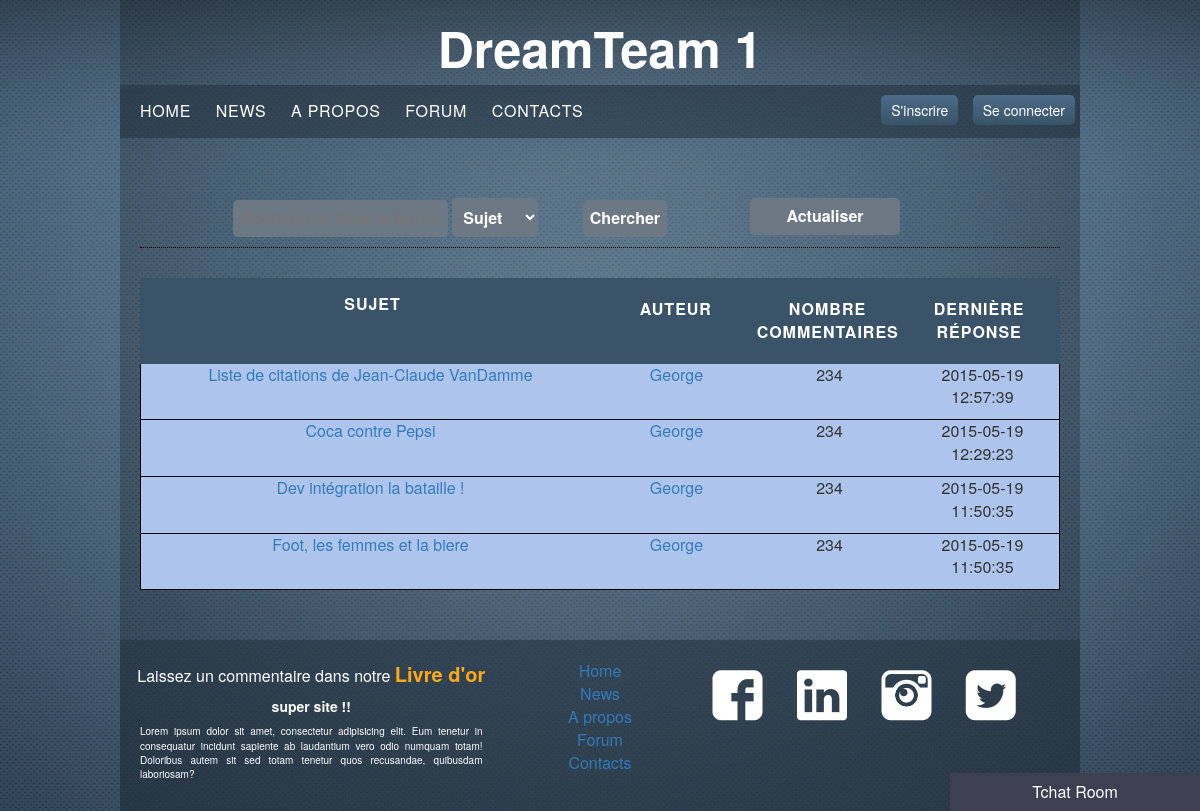
Page /index.php?page=forum on the earlier database version.
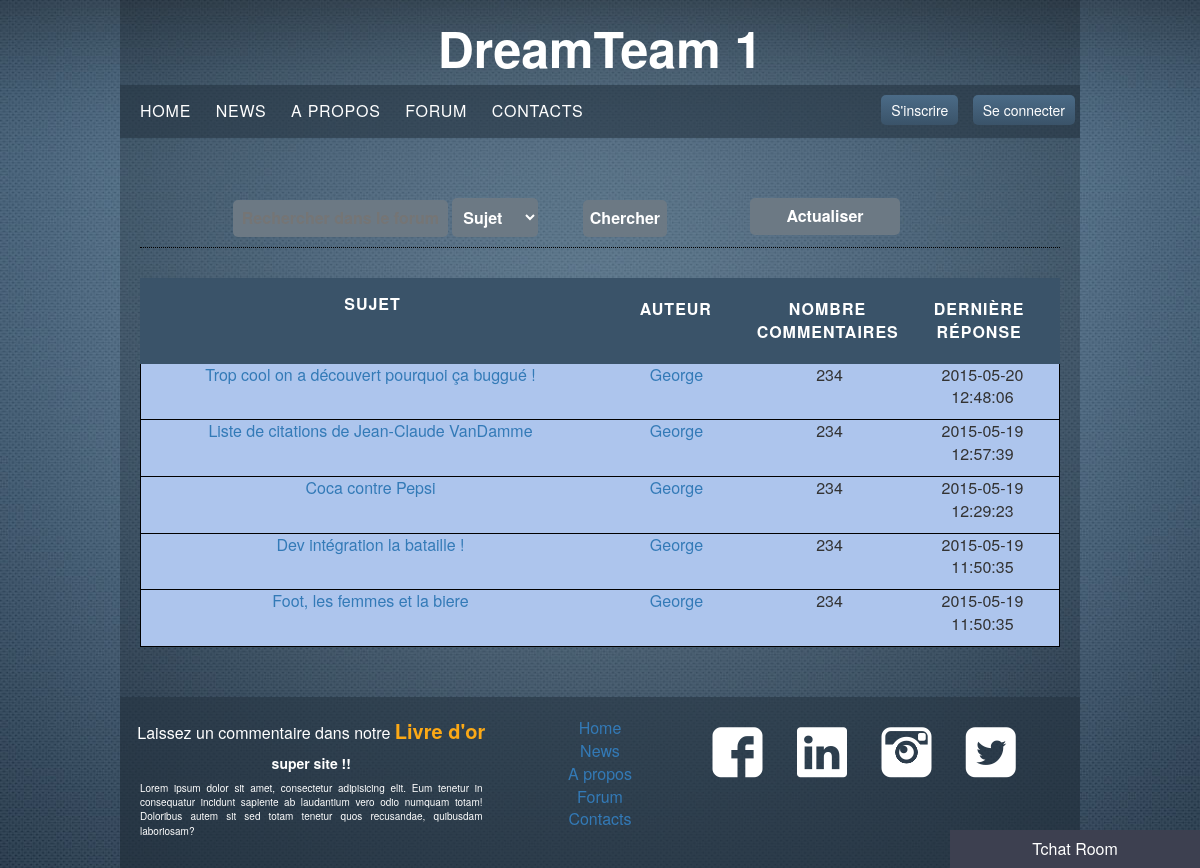
Same page on the later database version.
### tables this page shows
CREATE TABLE IF NOT EXISTS `forum` (
  `id` int(11) NOT NULL AUTO_INCREMENT,
  `sujet` varchar(64) NOT NULL,
  `date` timestamp NOT NULL DEFAULT CURRENT_TIMESTAMP,
  `description` varchar(9192) NOT NULL,
  `id_user` int(8) NOT NULL,
  PRIMARY KEY (`id`)
);

CREATE TABLE IF NOT EXISTS `livredor` (
  `id` int(11) NOT NULL AUTO_INCREMENT,
  `nom` varchar(64) NOT NULL,
  `titre` varchar(32) NOT NULL,
  `description` varchar(2048) NOT NULL,
  `date` timestamp NOT NULL DEFAULT CURRENT_TIMESTAMP,
  PRIMARY KEY (`id`)
);

### index.php (called while the page is built, shortened)
<?php
	require('./views/skel.phtml');
?>

### apps/header.php (called while the page is built)
<?php
require('views/header.phtml');
?>

### apps/content.php (called while the page is built)
<?php
require('./apps/'.$page.'.php');
?>

### apps/tchat.php (called while the page is built, shortened)
 <?php
	require('views/tchat.phtml');
?>

### apps/footer.php (called while the page is built)
<?php
require('views/footer.phtml');
?>

### apps/livredorfooter.php (called while the page is built)
<?php
$tab = $db->query("SELECT * FROM livredor ORDER BY date DESC")->fetchAll(PDO::FETCH_ASSOC);
$titre = $tab[0]['titre'];
$description = $tab[0]['description'];
require('views/livredorfooter.phtml');
?>

### views/forum-liste.phtml (the view)
<div class="nombreSujet">
	<a href="index.php?page=forum&sujetid=<?=$id?>" class="col-md-6"><?=$sujet?></a>
	<a href="" class="col-md-2">George</a>
	<p class="col-md-2">234</p>
	<p class="col-md-2"><?=$date?></p>
</div>

### views/skel.phtml (shortened to what this page needs)
<!DOCTYPE html>
<html lang="fr">
	<head>
	    <link rel="stylesheet" href="views/styles/reset.css">
		<link rel="stylesheet" type="text/css" href="views/styles/jquery.bxslider.css">
	    <link rel="stylesheet" href="views/styles/bootstrap.min.css">
	    <link rel="stylesheet" href="views/styles/style.css">
	    <link rel="stylesheet" type="text/css" href="views/styles/flaticon.css">
	</head>
	<body>
		<header>
			<div class="container main">
				<?php require('apps/header.php'); ?>
			</div>
		</header>
		<div class="container main">
			<section>
				<?php require('apps/content.php'); ?>
			</section>
		</div>
		<?php require('apps/tchat.php'); ?>
		<footer>
			<div class="container main">
				<?php require('apps/footer.php'); ?>
			</div>
		</footer>
	</body>
</html>

### views/header.phtml (shortened to what this page needs)
<div class="header">
	<h1>DreamTeam 1</h1>
	<nav class="nav_top clearfix">
		<div class="row">
			<div class="col-md-8 col-sm-6">
				<ul>
					<li><a href="index.php?page=home">Home</a></li>
					<li><a href="index.php?page=article">News</a></li>
					<li><a href="index.php?page=apropos">A propos</a></li>
					<li><a href="index.php?page=forum">Forum</a></li>
					<li><a href="index.php?page=contact">Contacts</a></li>
				</ul>
			</div>
			<div class="col-md-4 col-sm-6 login">
				<?php
					require('apps/header-log.php');
				 ?>
			</div>
		</div>
	</nav>
</div>

### apps/header-log.php
<?php
if($_SESSION!= null){
	$id = $_SESSION['id'];
	$tab = $db->query("SELECT * FROM user WHERE id = '$id'")->fetchAll(PDO::FETCH_ASSOC);
	$user = $tab[0]['login'];
	if(isset($tab[0]['droits']) && $tab[0]['droits'] == 1)
	{
		require('views/header-admin.phtml');
	}
	else {
		require('views/header-user.phtml');
	}
}
else {
	require('views/header-log-off.phtml');
}
?>

### views/header-log-off.phtml
<button class="signup lienbutton">S'inscrire</button>
<button class="signin lienbutton">Se connecter</button>

### apps/forum.php
<?php
	if(isset($sujetid)){
		require('apps/forum-sujet.php');
	}
	else {
		require('views/forum-base.phtml');
	}
?>

### views/forum-base.phtml (shortened to what this page needs)
<div class="content">
	<div class="forum ">
	<nav class="navforum">
		<span class="col-md-8">
		<input type="text" placeholder="Rechercher dans le forum">
		<select name="categorieSearch" id="categorieSearch">
          	 <option value="sujet">Sujet</option>
      	 </select>
		<button id="search">Chercher</button>
		</span>
		<button class="actualiserforum col-md-2">Actualiser</button>
	</nav>
		<div class="entete">
			<p class="col-md-6">Sujet</p>
			<p class="col-md-2">Auteur</p>
			<p class="col-md-2">Nombre commentaires</p>
			<p class="col-md-2">Dernière réponse</p>
		</div>
		<?php require('apps/forum-liste.php'); ?>
	</div>
</div>

### apps/forum-liste.php (shortened to what this page needs)
<?php
$tab = $db->query("SELECT * FROM forum ORDER BY id DESC")->fetchAll(PDO::FETCH_ASSOC);
foreach ($tab as $tab2) {
	$id = $tab2['id'];
	$sujet = $tab2['sujet'];
	$date = $tab2['date'];
	require('views/forum-liste.phtml');
}
?>

### views/tchat.phtml (shortened to what this page needs)
<div class="tchat">
	<h3>Tchat Room</h3>
</div>

### views/footer.phtml
<div class="footer">
	<div class="row">
		<div class="col-md-5 tac">
			<?php require('apps/livredorfooter.php'); ?>
		</div>
		<div class="col-md-2">
			<nav>
				<ul>
					<li><a href="index.php?page=home">Home</a></li>
					<li><a href="index.php?page=article">News</a></li>
					<li><a href="index.php?page=apropos">A propos</a></li>
					<li><a href="index.php?page=forum">Forum</a></li>
					<li><a href="index.php?page=contact">Contacts</a></li>
				</ul>
			</nav>
		</div>
		<div class="col-md-5 social">
			<a href="#"><i class="flaticon-facebook29"></i></a>
			<a href="#"><i class="flaticon-linkedin12"></i></a>
			<a href="#"><i class="flaticon-photos12"></i></a>
			<a href="#"><i class="flaticon-twitter2"></i></a>
		</div>
	</div>
</div>

### views/livredorfooter.phtml
<div class="footerlod">
	<p>Laissez un commentaire dans notre<a href="index.php?page=livredor" class="livredorlien"> <span class="ldo">Livre d'or</span></a> </p>
</div>
<div class="preview">
	<h3><?=$titre?></h3>
	<p><?=$description?></p>
</div>

### views/styles/style.css (style rules this page uses)
body { background: url(../../views/images/bg.jpg) no-repeat top fixed; font-size: 16px !important; }
.main { max-width: 80% !important; margin: 0 auto; padding: 0 20px; background: rgba(0, 0, 0, 0.2); overflow: hidden; }
h1 { font-size: 50px !important; text-align: center; font-weight: bold !important; color: #fff !important; }
.nav_top li { display: inline-block; }
.nav_top { background: rgba(38, 53, 66, 0.6); margin-left: -20px; margin-right: -20px; }
.nav_top ul { margin: 10px; }
.nav_top li a { margin: 0px 10px; padding: 5px 0; display: block; font-size: 16px; letter-spacing: 0.05em; text-decoration: none; color: white; text-transform: uppercase; }
.nav_top .row .login { text-align: right; }
.lienbutton { font-size: 14px; margin: 10px 5px; padding: 5px 10px; color: #FFF; background: linear-gradient(#4B6B87, #3A5369); border-color: #4A993E; border-radius: 5px; border: none; }
.forum { margin: 50px auto; text-align: center; }
.entete { color: white; overflow: hidden; background: #3A5369; text-transform: uppercase; font-weight: bold; padding: 5px; text-align: center; letter-spacing: 1px; }
.entete .col-md-2 { text-transform: lowercase; color: white; overflow: hidden; background: #3A5369; text-transform: uppercase; font-weight: bold; padding: 5px; text-align: center; letter-spacing: 1px; }
.entete p { margin: 10px 0; }
.nombreSujet { overflow: hidden; border: 1px solid black; border-top:none; background: #ADC5ED; }
.navforum input { background: #6C7984; padding: 7px; color: white; font-weight: bold; border: none; border-radius: 5px; }
.navforum { margin: 30px 0; border-bottom: 1px dotted black; padding: 10px; overflow: hidden; }
.navforum button { background: #6C7984; padding: 7px; color: white; font-weight: bold; border: none; border-radius: 5px; }
#categorieSearch { background: #6C7984; padding: 7px; color: white; font-weight: bold; border: none; border-radius: 5px; margin-right: 40px; }
#search { background: #6C7984; padding: 7px; color: white; font-weight: bold; border: none; border-radius: 5px; }
.tchat { position: relative; z-index: 10; }
.tchat h3 { position: fixed; bottom: 0; right: 0; background: #3D4050; color: white; text-align: center; padding: 10px; margin:0; font-size: 16px; width: 250px; }
.footer { background: rgba(38, 53, 66, 0.6); margin-left: -20px; margin-right: -20px; padding: 20px 0; }
.footer nav ul { list-style: none; text-align: center; }
.footer li a { display: block; }
.footer .social i:before { font-size: 50px; margin: 0 15px; }
.footer .social a { transition-property: color; transition-duration: 0.5s; color: #fff; }
.tac { text-align: center; }
.ldo { font-weight: 700; font-size:20px; color:#FCA916; }
.preview { font-size:10px; }
.preview h3 { font-size: 14px; color: white; font-weight: bold; margin-top: 0; }
.preview p { padding: 0px 20px; text-align: justify; }
footer p { color: white; }
.livredorlien { color:#F8C636; }
.flaticon-facebook29 { font-size: 14px; }

Differences in the rows shown:
added forum: sujet "Trop cool on a découvert pourquoi ça buggué !", date "2015-05-20 12:48:06"
